Frame 1 (no input): blank canvas, image omitted
Frame 60 (no input): blank canvas, image omitted
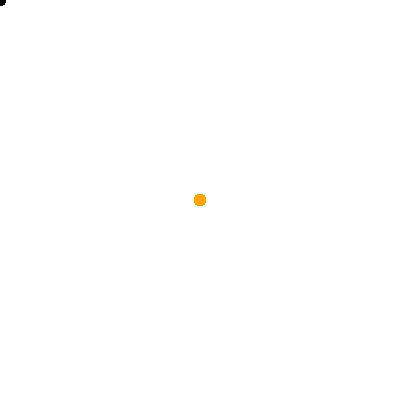
Frame 120 (the mouse pressed at the canvas centre since frame 60)

The p5.js sketch whose frames 1 and 60 were blank and that drew this single picture after the mouse press (run headless with seeded random() and noise() and a simulated clock; from frame 60 on, the mouse is pressed at the canvas centre):

// p5.js sketch
// ── sketch.js
function setup() {
  createCanvas(400, 400);
}
  let width=12
  let height=12
function draw(){
 
  let color="#FFA500"
  noStroke()
   fill(color)
  if ((mouseIsPressed == true)&&(width < 200)){
  let color="#FFA500"
  fill(color)
  ellipse(mouseX, mouseY, width, height);}
  else{
  let color="black"
  fill(color)
  ellipse(mouseX, mouseY, width, height)}
}
//hold mouse to change color
